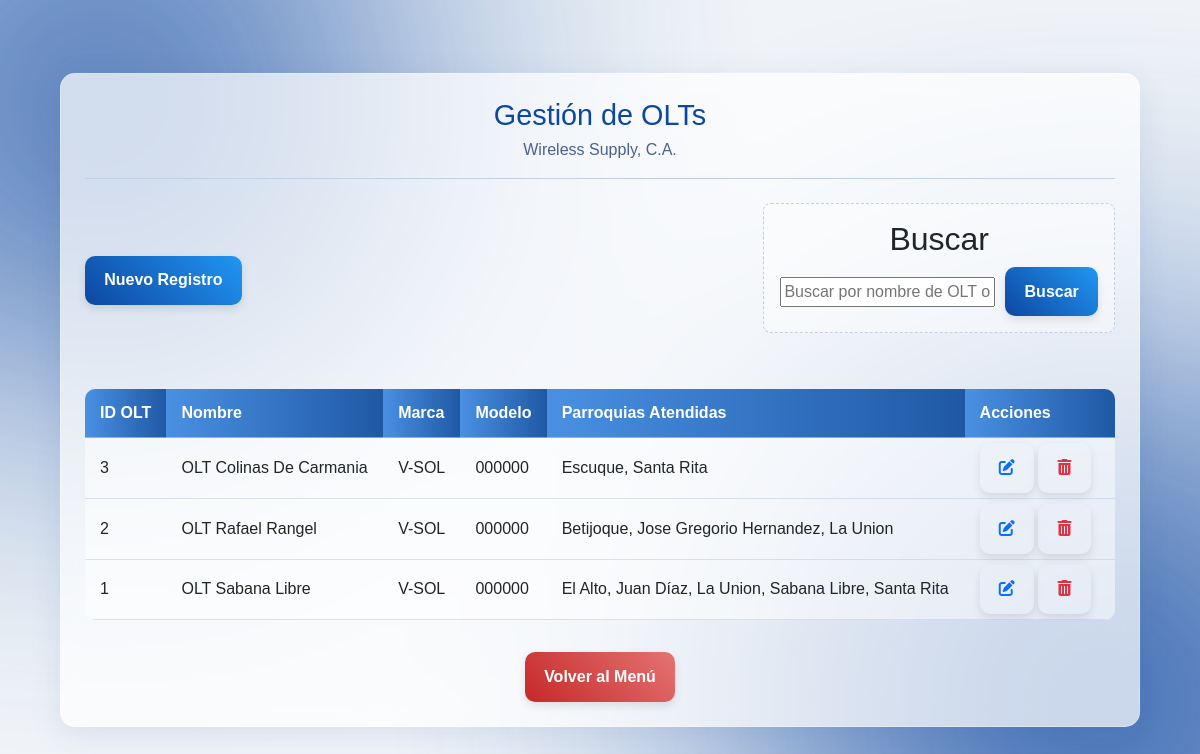
Page /paginas/gestion_olt.php on the committed database.
### tables this page shows
CREATE TABLE `olt` (
  `id_olt` int(11) NOT NULL,
  `nombre_olt` varchar(100) NOT NULL,
  `marca` varchar(50) DEFAULT NULL,
  `modelo` varchar(50) DEFAULT NULL,
  `descripcion` text DEFAULT NULL
);

### paginas/gestion_olt.php (the view, shortened to what this page needs)
<?php
require_once 'conexion.php';
$search_term = isset($_GET['search']) ? $_GET['search'] : '';
$sql_base = "SELECT
                o.id_olt,
                o.nombre_olt,
                o.marca,
                o.modelo,
                o.descripcion,
                GROUP_CONCAT(pa.nombre_parroquia ORDER BY pa.nombre_parroquia SEPARATOR ', ') AS parroquias_atendidas
             FROM olt o
             LEFT JOIN olt_parroquia op ON o.id_olt = op.olt_id
             LEFT JOIN parroquia pa ON op.parroquia_id = pa.id_parroquia";
$assigned_parroquias = [];
$sql_assignments = "SELECT olt_id, parroquia_id FROM olt_parroquia";
$result_assignments = $conn->query($sql_assignments);
if ($result_assignments && $result_assignments->num_rows > 0) {
    while ($row = $result_assignments->fetch_assoc()) {
        $olt_id = $row['olt_id'];
        $parroquia_id = $row['parroquia_id'];
        if (!isset($assigned_parroquias[$olt_id])) {
            $assigned_parroquias[$olt_id] = [];
        }
        $assigned_parroquias[$olt_id][] = (int)$parroquia_id;
    }
}
$sql_final = $sql_base;
$sql_final .= " GROUP BY o.id_olt ORDER BY o.nombre_olt ASC";
if (!empty($search_term)) {
    $search_param = "%" . $search_term . "%";
    $stmt = $conn->prepare($sql_final);
    $stmt->bind_param("ss", $search_param, $search_param);
    $stmt->execute();
    $result = $stmt->get_result();
} else {
    $result = $conn->query($sql_final);
}
$data = [];
if ($result && $result->num_rows > 0) {
    while ($row = $result->fetch_assoc()) {
        $data[] = $row;
    }
}
?>
<!DOCTYPE html>
<html lang="es">
<head>
    <link href="../css/bootstrap.min.css" rel="stylesheet">
    <link href="../css/all.min.css" rel="stylesheet">
    <link rel="stylesheet" href="../css/style3.css">
    <link rel="stylesheet" href="../css/style4.css">
</head>
<body>
    <div class="register-container">
        <header class="register-header">
            <h1>Gestión de OLTs</h1>
            <p>Wireless Supply, C.A.</p>
        </header>
        <div class="header-actions">
            <div>
                <a href="registro_olt.php" class="btn btn-primary">Nuevo Registro</a>
            </div>
            <div class="step-section search-section">
                <h2 style="margin-top: 0; text-align: center;">Buscar</h2>
                <form action="gestion_olt.php" method="GET" class="search-form" style="display: inline-flex; width: 100%;">
                    <input type="text" name="search" placeholder="Buscar por nombre de OLT o Parroquia..." value="<?php echo htmlspecialchars($search_term); ?>">
                    <button type="submit" class="btn btn-primary">Buscar</button>
                </form>
            </div>
        </div>
        <div class="table-container">
            <table>
                <thead>
                    <tr>
                        <th>ID OLT</th>
                        <th>Nombre</th>
                        <th>Marca</th>
                        <th>Modelo</th>
                        <th>Parroquias Atendidas</th>
                        <th>Acciones</th>
                    </tr>
                </thead>
                <tbody>
                    <?php if (!empty($data)): ?>
                        <?php foreach ($data as $row): ?>
                            <tr>
                                <td><?php echo htmlspecialchars($row['id_olt']); ?></td>
                                <td><?php echo htmlspecialchars($row['nombre_olt']); ?></td>
                                <td><?php echo htmlspecialchars($row['marca']); ?></td>
                                <td><?php echo htmlspecialchars($row['modelo']); ?></td>
                                <td><?php echo htmlspecialchars($row['parroquias_atendidas'] ?: 'N/A'); ?></td>
                                <td class="action-links">
                                   <?php
                                        $olt_id = $row['id_olt'];
                                        $assigned_ids = isset($assigned_parroquias[$olt_id]) ? json_encode($assigned_parroquias[$olt_id]) : '[]';
                                   ?>
                                   <a href="#"
                                       data-bs-toggle="modal"
                                       data-bs-target="#modalModificacionOLT"
                                       data-id="<?php echo htmlspecialchars($olt_id); ?>"
                                       data-nombre="<?php echo htmlspecialchars($row['nombre_olt']); ?>"
                                       data-marca="<?php echo htmlspecialchars($row['marca']); ?>"
                                       data-modelo="<?php echo htmlspecialchars($row['modelo']); ?>"
                                       data-descripcion="<?php echo htmlspecialchars($row['descripcion']); ?>"
                                       data-assigned-parroquias='<?php echo htmlspecialchars($assigned_ids, ENT_QUOTES, 'UTF-8'); ?>'
                                       class="btn btn-sm" title="Modificar OLT">
                                       <i class="fa-solid fa-pen-to-square text-primary"></i>
                                   </a>
                                   <a href="#"
                                       data-bs-href="gestion_olt.php?action=delete_olt&id=<?php echo urlencode($olt_id); ?>"
                                       data-bs-toggle="modal"
                                       data-bs-target="#eliminaModal"
                                       class="btn btn-sm"
                                       title="Eliminar OLT">
                                       <i class="fa-solid fa-trash-can text-danger"></i>
                                   </a>
                                </td>
                            </tr>
                        <?php endforeach; ?>
                    <?php else: ?>
                        <tr><td colspan="6">No se encontraron OLTs.</td></tr>
                    <?php endif; ?>
                </tbody>
            </table>
        </div>
        <div style="margin-top: 2em; text-align: center;">
            <a href="menu.php" class="btn btn-secondary">Volver al Menú</a>
        </div>
    </div>
</body>
</html>

### css/style3.css (style rules this page uses)
body { background-color: #f0f4f8; font-family: Arial, sans-serif; display: flex; justify-content: center; align-items: center; min-height: 100vh; margin: 0; overflow-x: hidden; position: relative; z-index: 1; }
body::before, body::after { content: ''; position: fixed; border-radius: 50%; z-index: -1; filter: blur(150px); opacity: 0.8; animation: blob-move 20s infinite alternate cubic-bezier(0.68, -0.55, 0.265, 1.55); }
body::before { background: #0d47a1; width: 600px; height: 600px; top: -200px; left: -200px; }
body::after { background: #0d47a1; width: 700px; height: 700px; bottom: -250px; right: -250px; animation-delay: -10s; }
.register-container { background: rgba(255, 255, 255, 0.7); backdrop-filter: blur(10px); -webkit-backdrop-filter: blur(10px); border-radius: 15px; border: 1px solid rgba(255, 255, 255, 0.3); box-shadow: 0 8px 32px 0 rgba(13, 71, 161, 0.1); padding: 2em; width: 90%; max-width: 700px; text-align: center; margin: 20px auto; z-index: 2; }
.register-header h1 { color: #0d47a1; font-size: 1.8em; margin: 0 0 0.2em 0; }
.register-header p { color: #4a618d; font-size: 1em; border-bottom: 1px solid #c0d1e6; padding-bottom: 1em; margin-bottom: 1.5em; }
.step-section { padding: 1em; border: 1px dashed #c0d1e6; border-radius: 8px; background-color: rgba(255, 255, 255, 0.4); margin-bottom: 1.5em; }
.btn { display: inline-block; padding: 0.8em 1.5em; border-radius: 10px; cursor: pointer; font-size: 1em; font-weight: bold; text-decoration: none; transition: all 0.3s cubic-bezier(0.175, 0.885, 0.32, 1.275); box-shadow: 0 4px 8px rgba(0, 0, 0, 0.1); border: none; }
.btn-primary { background: linear-gradient(45deg, #0d47a1, #2196f3); color: white; width: 100%; }
.btn-secondary { background: linear-gradient(45deg, #c62828, #e57373); color: white; border: none; }

### css/style4.css (style rules this page uses)
body { background-color: #f0f4f8; font-family: Arial, sans-serif; margin: 0; overflow-x: hidden; position: relative; z-index: 1; }
body::before, body::after { content: ''; position: fixed; border-radius: 50%; z-index: -1; filter: blur(150px); opacity: 0.8; animation: blob-move 20s infinite alternate cubic-bezier(0.68, -0.55, 0.265, 1.55); }
body::before { background: #0d47a1; width: 600px; height: 600px; top: -200px; left: -200px; }
body::after { background: #0d47a1; width: 700px; height: 700px; bottom: -250px; right: -250px; animation-delay: -10s; }
.register-container { max-width: 95%; padding: 1.5em; margin: 20px auto; background: rgba(255, 255, 255, 0.7); backdrop-filter: blur(10px); -webkit-backdrop-filter: blur(10px); border-radius: 15px; border: 1px solid rgba(255, 255, 255, 0.3); box-shadow: 0 8px 32px 0 rgba(13, 71, 161, 0.1); z-index: 2; position: relative; }
.table-container { margin-top: 2em; background: rgba(255, 255, 255, 0.5); border-radius: 10px; overflow: hidden; }
table { width: 100%; border-collapse: collapse; box-shadow: none; }
th, td { padding: 12px 15px; text-align: left; border-bottom: 1px solid rgba(192, 209, 230, 0.6); }
th { background: linear-gradient(90deg, #4A90E2, #1F59A5); color: white; }
.btn { display: inline-block; padding: 0.8em 1.2em; border-radius: 10px; font-size: 1em; font-weight: bold; text-decoration: none; transition: all 0.3s cubic-bezier(0.175, 0.885, 0.32, 1.275); box-shadow: 0 4px 8px rgba(0, 0, 0, 0.1); border: none; }
.btn-primary { background: linear-gradient(45deg, #0d47a1, #2196f3); color: white; }
.header-actions { display: flex; justify-content: space-between; align-items: center; margin-bottom: 2em; gap: 1em; }
.search-form { display: flex; gap: 10px; align-items: center; }
.action-links { padding-top: 5px !important; padding-bottom: 5px !important; }

### paginas/gestion_olt.php (style rules this page uses)
.table-container table td:nth-child(6), .table-container table th:nth-child(6) { min-width: 150px; }
.table-container table td:nth-child(5), .table-container table th:nth-child(5) { min-width: 250px; }

### rows in the picture
olt: id_olt "3", nombre_olt "OLT Colinas De Carmania", marca "V-SOL", modelo "000000", parroquias_atendidas "Escuque, Santa Rita"
olt: id_olt "2", nombre_olt "OLT Rafael Rangel", marca "V-SOL", modelo "000000", parroquias_atendidas "Betijoque, Jose Gregorio Hernandez, La Union"
olt: id_olt "1", nombre_olt "OLT Sabana Libre", marca "V-SOL", modelo "000000", parroquias_atendidas "El Alto, Juan Díaz, La Union, Sabana Libre, Santa Rita"
